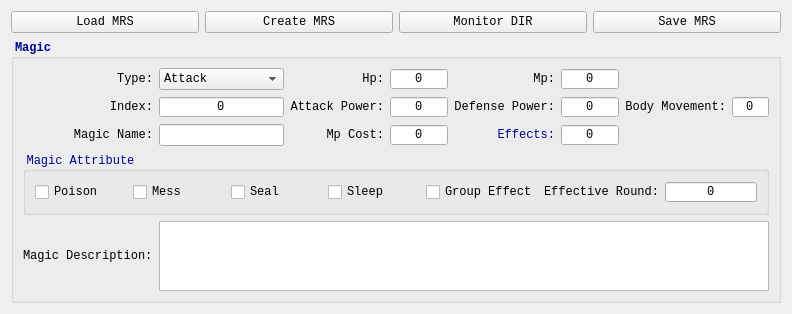
<?xml version="1.0" encoding="UTF-8"?>
<ui version="4.0">
 <class>MainWidget</class>
 <widget class="QWidget" name="MainWidget">
  <property name="geometry">
   <rect>
    <x>0</x>
    <y>0</y>
    <width>781</width>
    <height>288</height>
   </rect>
  </property>
  <layout class="QVBoxLayout" name="verticalLayout">
   <item>
    <layout class="QHBoxLayout" name="topBtnLayout">
     <item>
      <widget class="QPushButton" name="loadMrs">
       <property name="font">
        <font>
         <family>Consolas</family>
         <pointsize>9</pointsize>
         <bold>false</bold>
        </font>
       </property>
       <property name="text">
        <string>Load MRS</string>
       </property>
      </widget>
     </item>
     <item>
      <widget class="QPushButton" name="createMrs">
       <property name="font">
        <font>
         <family>Consolas</family>
         <pointsize>9</pointsize>
         <bold>false</bold>
        </font>
       </property>
       <property name="text">
        <string>Create MRS</string>
       </property>
      </widget>
     </item>
     <item>
      <widget class="QPushButton" name="monitorDir">
       <property name="font">
        <font>
         <family>Consolas</family>
         <pointsize>9</pointsize>
         <bold>false</bold>
        </font>
       </property>
       <property name="text">
        <string>Monitor DIR</string>
       </property>
      </widget>
     </item>
     <item>
      <widget class="QPushButton" name="saveMrs">
       <property name="font">
        <font>
         <family>Consolas</family>
         <pointsize>9</pointsize>
         <bold>false</bold>
        </font>
       </property>
       <property name="text">
        <string>Save MRS</string>
       </property>
      </widget>
     </item>
    </layout>
   </item>
   <item>
    <widget class="QGroupBox" name="magicBox">
     <property name="font">
      <font>
       <family>Consolas</family>
       <pointsize>9</pointsize>
       <bold>true</bold>
      </font>
     </property>
     <property name="styleSheet">
      <string notr="true">#magicBox {
	color: rgb(0, 0, 150);
	font-weight: bold;
}</string>
     </property>
     <property name="title">
      <string>Magic</string>
     </property>
     <layout class="QGridLayout" name="magicLayout" rowstretch="1,1,1,1,0">
      <item row="2" column="1">
       <widget class="QLineEdit" name="magicName">
        <property name="sizePolicy">
         <sizepolicy hsizetype="Minimum" vsizetype="Fixed">
          <horstretch>0</horstretch>
          <verstretch>0</verstretch>
         </sizepolicy>
        </property>
        <property name="font">
         <font>
          <family>Consolas</family>
          <pointsize>9</pointsize>
          <bold>false</bold>
         </font>
        </property>
        <property name="alignment">
         <set>Qt::AlignCenter</set>
        </property>
       </widget>
      </item>
      <item row="1" column="1">
       <widget class="QSpinBox" name="magicIdx">
        <property name="font">
         <font>
          <family>Consolas</family>
          <pointsize>9</pointsize>
          <bold>false</bold>
         </font>
        </property>
        <property name="alignment">
         <set>Qt::AlignCenter</set>
        </property>
        <property name="buttonSymbols">
         <enum>QAbstractSpinBox::NoButtons</enum>
        </property>
        <property name="maximum">
         <number>255</number>
        </property>
       </widget>
      </item>
      <item row="2" column="3">
       <widget class="QSpinBox" name="magicMpCost">
        <property name="font">
         <font>
          <family>Consolas</family>
          <pointsize>9</pointsize>
          <bold>false</bold>
         </font>
        </property>
        <property name="alignment">
         <set>Qt::AlignCenter</set>
        </property>
        <property name="buttonSymbols">
         <enum>QAbstractSpinBox::NoButtons</enum>
        </property>
        <property name="minimum">
         <number>0</number>
        </property>
        <property name="maximum">
         <number>255</number>
        </property>
       </widget>
      </item>
      <item row="2" column="0">
       <widget class="QLabel" name="magicNameLbl">
        <property name="font">
         <font>
          <family>Consolas</family>
          <pointsize>9</pointsize>
          <bold>false</bold>
         </font>
        </property>
        <property name="text">
         <string>Magic Name:</string>
        </property>
        <property name="alignment">
         <set>Qt::AlignRight|Qt::AlignTrailing|Qt::AlignVCenter</set>
        </property>
       </widget>
      </item>
      <item row="1" column="6">
       <widget class="QLabel" name="magicBodyMovementLbl">
        <property name="font">
         <font>
          <family>Consolas</family>
          <pointsize>9</pointsize>
          <bold>false</bold>
         </font>
        </property>
        <property name="text">
         <string>Body Movement:</string>
        </property>
        <property name="alignment">
         <set>Qt::AlignRight|Qt::AlignTrailing|Qt::AlignVCenter</set>
        </property>
       </widget>
      </item>
      <item row="1" column="4">
       <widget class="QLabel" name="magicDefensePowerLbl">
        <property name="font">
         <font>
          <family>Consolas</family>
          <pointsize>9</pointsize>
          <bold>false</bold>
         </font>
        </property>
        <property name="text">
         <string>Defense Power:</string>
        </property>
        <property name="alignment">
         <set>Qt::AlignRight|Qt::AlignTrailing|Qt::AlignVCenter</set>
        </property>
       </widget>
      </item>
      <item row="0" column="2">
       <widget class="QLabel" name="magicHpLbl">
        <property name="font">
         <font>
          <family>Consolas</family>
          <pointsize>9</pointsize>
          <bold>false</bold>
         </font>
        </property>
        <property name="text">
         <string>Hp:</string>
        </property>
        <property name="alignment">
         <set>Qt::AlignRight|Qt::AlignTrailing|Qt::AlignVCenter</set>
        </property>
       </widget>
      </item>
      <item row="2" column="2">
       <widget class="QLabel" name="magicMpCostLbl">
        <property name="font">
         <font>
          <family>Consolas</family>
          <pointsize>9</pointsize>
          <bold>false</bold>
         </font>
        </property>
        <property name="text">
         <string>Mp Cost:</string>
        </property>
        <property name="alignment">
         <set>Qt::AlignRight|Qt::AlignTrailing|Qt::AlignVCenter</set>
        </property>
       </widget>
      </item>
      <item row="1" column="0">
       <widget class="QLabel" name="magicIdxLbl">
        <property name="font">
         <font>
          <family>Consolas</family>
          <pointsize>9</pointsize>
          <bold>false</bold>
         </font>
        </property>
        <property name="text">
         <string>Index:</string>
        </property>
        <property name="alignment">
         <set>Qt::AlignRight|Qt::AlignTrailing|Qt::AlignVCenter</set>
        </property>
       </widget>
      </item>
      <item row="0" column="5">
       <widget class="QSpinBox" name="magicMp">
        <property name="font">
         <font>
          <family>Consolas</family>
          <pointsize>9</pointsize>
          <bold>false</bold>
         </font>
        </property>
        <property name="alignment">
         <set>Qt::AlignCenter</set>
        </property>
        <property name="buttonSymbols">
         <enum>QAbstractSpinBox::NoButtons</enum>
        </property>
        <property name="minimum">
         <number>-32768</number>
        </property>
        <property name="maximum">
         <number>32767</number>
        </property>
       </widget>
      </item>
      <item row="4" column="0">
       <widget class="QLabel" name="magicDescriptionLbl">
        <property name="font">
         <font>
          <family>Consolas</family>
          <pointsize>9</pointsize>
          <bold>false</bold>
         </font>
        </property>
        <property name="text">
         <string>Magic Description:</string>
        </property>
       </widget>
      </item>
      <item row="0" column="1">
       <widget class="QComboBox" name="magicType">
        <property name="font">
         <font>
          <family>Consolas</family>
          <pointsize>9</pointsize>
          <bold>false</bold>
         </font>
        </property>
        <item>
         <property name="text">
          <string>Attack</string>
         </property>
        </item>
        <item>
         <property name="text">
          <string>Enhance</string>
         </property>
        </item>
        <item>
         <property name="text">
          <string>Recovery</string>
         </property>
        </item>
        <item>
         <property name="text">
          <string>Assist</string>
         </property>
        </item>
        <item>
         <property name="text">
          <string>Special</string>
         </property>
        </item>
       </widget>
      </item>
      <item row="0" column="0">
       <widget class="QLabel" name="magicTypeLbl">
        <property name="font">
         <font>
          <family>Consolas</family>
          <pointsize>9</pointsize>
          <bold>false</bold>
         </font>
        </property>
        <property name="text">
         <string>Type:</string>
        </property>
        <property name="alignment">
         <set>Qt::AlignRight|Qt::AlignTrailing|Qt::AlignVCenter</set>
        </property>
       </widget>
      </item>
      <item row="1" column="3">
       <widget class="QSpinBox" name="magicAttackPower">
        <property name="font">
         <font>
          <family>Consolas</family>
          <pointsize>9</pointsize>
          <bold>false</bold>
         </font>
        </property>
        <property name="alignment">
         <set>Qt::AlignCenter</set>
        </property>
        <property name="buttonSymbols">
         <enum>QAbstractSpinBox::NoButtons</enum>
        </property>
        <property name="minimum">
         <number>0</number>
        </property>
        <property name="maximum">
         <number>255</number>
        </property>
       </widget>
      </item>
      <item row="0" column="3">
       <widget class="QSpinBox" name="magicHp">
        <property name="font">
         <font>
          <family>Consolas</family>
          <pointsize>9</pointsize>
          <bold>false</bold>
         </font>
        </property>
        <property name="alignment">
         <set>Qt::AlignCenter</set>
        </property>
        <property name="buttonSymbols">
         <enum>QAbstractSpinBox::NoButtons</enum>
        </property>
        <property name="minimum">
         <number>-32768</number>
        </property>
        <property name="maximum">
         <number>32767</number>
        </property>
       </widget>
      </item>
      <item row="3" column="0" colspan="8">
       <widget class="QGroupBox" name="magicAttrBox">
        <property name="font">
         <font>
          <family>Consolas</family>
          <pointsize>9</pointsize>
          <bold>false</bold>
         </font>
        </property>
        <property name="styleSheet">
         <string notr="true">#magicAttrBox {
	color: rgb(0, 0, 150);
}</string>
        </property>
        <property name="title">
         <string>Magic Attribute</string>
        </property>
        <layout class="QHBoxLayout" name="magicAttrHorLayout">
         <item>
          <widget class="QCheckBox" name="magicPoisonChk">
           <property name="font">
            <font>
             <family>Consolas</family>
             <pointsize>9</pointsize>
             <bold>false</bold>
            </font>
           </property>
           <property name="text">
            <string>Poison</string>
           </property>
          </widget>
         </item>
         <item>
          <widget class="QCheckBox" name="magicMessChk">
           <property name="font">
            <font>
             <family>Consolas</family>
             <pointsize>9</pointsize>
             <bold>false</bold>
            </font>
           </property>
           <property name="text">
            <string>Mess</string>
           </property>
          </widget>
         </item>
         <item>
          <widget class="QCheckBox" name="magicSealChk">
           <property name="font">
            <font>
             <family>Consolas</family>
             <pointsize>9</pointsize>
             <bold>false</bold>
            </font>
           </property>
           <property name="text">
            <string>Seal</string>
           </property>
          </widget>
         </item>
         <item>
          <widget class="QCheckBox" name="magicSleepChk">
           <property name="font">
            <font>
             <family>Consolas</family>
             <pointsize>9</pointsize>
             <bold>false</bold>
            </font>
           </property>
           <property name="text">
            <string>Sleep</string>
           </property>
          </widget>
         </item>
         <item>
          <widget class="QCheckBox" name="magicGroupEffectChk">
           <property name="font">
            <font>
             <family>Consolas</family>
             <pointsize>9</pointsize>
             <bold>false</bold>
            </font>
           </property>
           <property name="text">
            <string>Group Effect</string>
           </property>
          </widget>
         </item>
         <item>
          <widget class="QLabel" name="magicEffectiveRoundLbl">
           <property name="font">
            <font>
             <family>Consolas</family>
             <pointsize>9</pointsize>
             <bold>false</bold>
            </font>
           </property>
           <property name="text">
            <string>Effective Round:</string>
           </property>
           <property name="alignment">
            <set>Qt::AlignRight|Qt::AlignTrailing|Qt::AlignVCenter</set>
           </property>
          </widget>
         </item>
         <item>
          <widget class="QSpinBox" name="magicEffectiveRound">
           <property name="font">
            <font>
             <family>Consolas</family>
             <pointsize>9</pointsize>
             <bold>false</bold>
            </font>
           </property>
           <property name="alignment">
            <set>Qt::AlignCenter</set>
           </property>
           <property name="buttonSymbols">
            <enum>QAbstractSpinBox::NoButtons</enum>
           </property>
           <property name="maximum">
            <number>9</number>
           </property>
          </widget>
         </item>
        </layout>
       </widget>
      </item>
      <item row="0" column="4">
       <widget class="QLabel" name="magicMpLbl">
        <property name="font">
         <font>
          <family>Consolas</family>
          <pointsize>9</pointsize>
          <bold>false</bold>
         </font>
        </property>
        <property name="text">
         <string>Mp:</string>
        </property>
        <property name="alignment">
         <set>Qt::AlignRight|Qt::AlignTrailing|Qt::AlignVCenter</set>
        </property>
       </widget>
      </item>
      <item row="1" column="7">
       <widget class="QSpinBox" name="magicBodyMovement">
        <property name="font">
         <font>
          <family>Consolas</family>
          <pointsize>9</pointsize>
          <bold>false</bold>
         </font>
        </property>
        <property name="alignment">
         <set>Qt::AlignCenter</set>
        </property>
        <property name="buttonSymbols">
         <enum>QAbstractSpinBox::NoButtons</enum>
        </property>
        <property name="minimum">
         <number>0</number>
        </property>
        <property name="maximum">
         <number>255</number>
        </property>
       </widget>
      </item>
      <item row="1" column="2">
       <widget class="QLabel" name="magicAttackPowerLbl">
        <property name="font">
         <font>
          <family>Consolas</family>
          <pointsize>9</pointsize>
          <bold>false</bold>
         </font>
        </property>
        <property name="text">
         <string>Attack Power:</string>
        </property>
        <property name="alignment">
         <set>Qt::AlignRight|Qt::AlignTrailing|Qt::AlignVCenter</set>
        </property>
       </widget>
      </item>
      <item row="1" column="5">
       <widget class="QSpinBox" name="magicDefensePower">
        <property name="font">
         <font>
          <family>Consolas</family>
          <pointsize>9</pointsize>
          <bold>false</bold>
         </font>
        </property>
        <property name="alignment">
         <set>Qt::AlignCenter</set>
        </property>
        <property name="buttonSymbols">
         <enum>QAbstractSpinBox::NoButtons</enum>
        </property>
        <property name="minimum">
         <number>0</number>
        </property>
        <property name="maximum">
         <number>255</number>
        </property>
       </widget>
      </item>
      <item row="4" column="1" colspan="7">
       <widget class="QTextEdit" name="magicDescription">
        <property name="font">
         <font>
          <family>Consolas</family>
          <pointsize>9</pointsize>
          <bold>false</bold>
         </font>
        </property>
       </widget>
      </item>
      <item row="2" column="4">
       <widget class="QLabel" name="magicEffectsLbl">
        <property name="font">
         <font>
          <family>Consolas</family>
          <pointsize>9</pointsize>
          <bold>false</bold>
         </font>
        </property>
        <property name="styleSheet">
         <string notr="true">QLabel{ color: rgb(0, 0, 150); }</string>
        </property>
        <property name="text">
         <string>Effects:</string>
        </property>
        <property name="alignment">
         <set>Qt::AlignRight|Qt::AlignTrailing|Qt::AlignVCenter</set>
        </property>
       </widget>
      </item>
      <item row="2" column="5">
       <widget class="QSpinBox" name="magicEffects">
        <property name="font">
         <font>
          <family>Consolas</family>
          <pointsize>9</pointsize>
          <bold>false</bold>
         </font>
        </property>
        <property name="alignment">
         <set>Qt::AlignCenter</set>
        </property>
        <property name="buttonSymbols">
         <enum>QAbstractSpinBox::NoButtons</enum>
        </property>
        <property name="maximum">
         <number>255</number>
        </property>
       </widget>
      </item>
     </layout>
    </widget>
   </item>
  </layout>
 </widget>
 <tabstops>
  <tabstop>loadMrs</tabstop>
  <tabstop>createMrs</tabstop>
  <tabstop>monitorDir</tabstop>
  <tabstop>saveMrs</tabstop>
  <tabstop>magicType</tabstop>
  <tabstop>magicIdx</tabstop>
  <tabstop>magicName</tabstop>
  <tabstop>magicHp</tabstop>
  <tabstop>magicMp</tabstop>
  <tabstop>magicAttackPower</tabstop>
  <tabstop>magicDefensePower</tabstop>
  <tabstop>magicBodyMovement</tabstop>
  <tabstop>magicMpCost</tabstop>
  <tabstop>magicEffects</tabstop>
  <tabstop>magicPoisonChk</tabstop>
  <tabstop>magicMessChk</tabstop>
  <tabstop>magicSealChk</tabstop>
  <tabstop>magicSleepChk</tabstop>
  <tabstop>magicGroupEffectChk</tabstop>
  <tabstop>magicEffectiveRound</tabstop>
  <tabstop>magicDescription</tabstop>
 </tabstops>
 <resources/>
 <connections/>
</ui>
